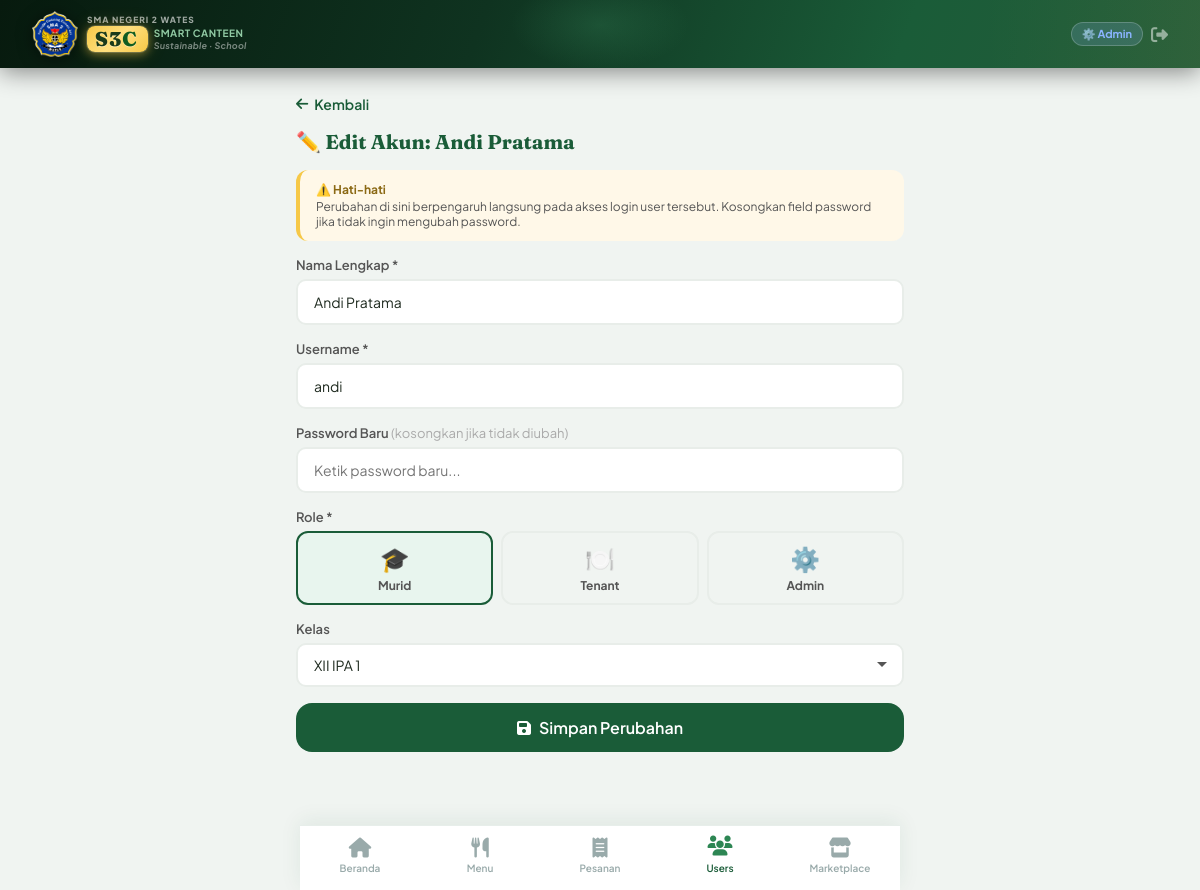
/admin/user/edit/4 (signed in), run on the app's committed database.
### tables this page shows
CREATE TABLE users (
            id INTEGER PRIMARY KEY AUTOINCREMENT,
            name TEXT NOT NULL, username TEXT UNIQUE NOT NULL,
            password TEXT NOT NULL, role TEXT NOT NULL,
            kelas TEXT, tenant_name TEXT, photo TEXT,
            created_at TEXT DEFAULT (datetime('now'))
        );

### app.py (the view, shortened to what this page needs)
@app.route('/admin/user/edit/<int:user_id>', methods=['GET','POST'])
def admin_edit_user(user_id):
    if 'user_id' not in session or session['role'] != 'admin': return redirect(url_for('login'))
    user = query_db('SELECT * FROM users WHERE id=?',[user_id],one=True)
    if not user: return redirect(url_for('admin_users'))
    return render_template('admin/user_form.html', user=user)

### app.py (called while the page is built)
def get_db():
    db = getattr(g, '_database', None)
    if db is None:
        db = g._database = sqlite3.connect(DATABASE)
        db.row_factory = sqlite3.Row
        db.execute("PRAGMA foreign_keys = ON")
    return db

@app.teardown_appcontext
def close_connection(exc):
    db = getattr(g, '_database', None)
    if db: db.close()

def query_db(q, args=(), one=False, commit=False):
    db = get_db()
    cur = db.execute(q, args)
    if commit:
        db.commit()
        return cur.lastrowid
    rv = cur.fetchall()
    return (rv[0] if rv else None) if one else rv

### templates/admin/user_form.html (shortened to what this page needs)
{% extends 'base.html' %}
{% block content %}
<div style="padding:16px 16px 0;">
    <a href="{{ url_for('admin_users') }}" style="display:inline-flex;align-items:center;gap:6px;color:#1a5c38;font-size:14px;font-weight:600;text-decoration:none;">
        <i class="fas fa-arrow-left"></i> Kembali
    </a>
</div>
<div style="padding:16px;">
    <div style="font-family:'Fraunces',serif;font-size:20px;font-weight:700;color:#1a5c38;margin-bottom:16px;">
        ✏️ Edit Akun: {{ user.name }}
    </div>
    <div style="background:#fff8e8;border-radius:12px;padding:12px 16px;margin-bottom:16px;border-left:4px solid #f6c847;">
        <div style="font-size:12px;font-weight:700;color:#8b6914;margin-bottom:2px;">⚠️ Hati-hati</div>
        <div style="font-size:12px;color:#555;">Perubahan di sini berpengaruh langsung pada akses login user tersebut. Kosongkan field password jika tidak ingin mengubah password.</div>
    </div>
    <form method="POST">
        <div class="form-group">
            <label class="form-label">Nama Lengkap *</label>
            <input type="text" name="name" class="form-control" value="{{ user.name }}" required>
        </div>
        <div class="form-group">
            <label class="form-label">Username *</label>
            <input type="text" name="username" class="form-control" value="{{ user.username }}" required>
        </div>
        <div class="form-group">
            <label class="form-label">Password Baru <span style="color:#aaa;font-weight:400;">(kosongkan jika tidak diubah)</span></label>
            <input type="password" name="password" class="form-control" placeholder="Ketik password baru...">
        </div>
        <div class="form-group">
            <label class="form-label">Role *</label>
            <div style="display:grid;grid-template-columns:1fr 1fr 1fr;gap:8px;margin-top:4px;">
                {% for r,label,emoji in [('student','Murid','🎓'),('tenant','Tenant','🍽️'),('admin','Admin','⚙️')] %}
                <label style="cursor:pointer;text-align:center;">
                    <div class="role-opt" style="border:2px solid #e8ede9;border-radius:12px;padding:10px 6px;transition:all .2s;{% if user.role==r %}border-color:#1a5c38;background:#e8f5ee;{% endif %}">
                        <div style="font-size:24px;">{{ emoji }}</div>
                        <div style="font-size:12px;font-weight:700;color:#555;margin-top:4px;">{{ label }}</div>
                    </div>
                </label>
                {% endfor %}
            </div>
        </div>
        <div id="kelas_field" class="form-group" style="{% if user.role != 'student' %}display:none;{% endif %}">
            <label class="form-label">Kelas</label>
            <select name="kelas" class="form-control">
                {% for k in ['X IPA 1','X IPA 2','X IPS 1','X IPS 2','XI IPA 1','XI IPA 2','XI IPS 1','XI IPS 2','XII IPA 1','XII IPA 2','XII IPS 1','XII IPS 2'] %}
                <option {% if user.kelas==k %}selected{% endif %}>{{ k }}</option>
                {% endfor %}
            </select>
        </div>
        <button type="submit" class="btn btn-primary btn-block btn-lg"><i class="fas fa-save"></i> Simpan Perubahan</button>
    </form>
</div>
{% endblock %}

### templates/base.html (style rules this page uses)
:root { --forest: #1a5c38; --leaf: #2d8653; --sage: #4caf78; --mint: #a8e6bc; --foam: #e8f5ee; --earth: #8b6914; --clay: #c4956a; --sand: #f5e6d3; --cream: #fdfaf6; --bark: #4a3728; --charcoal: #1e2a1f; --mist: #f0f4f1; --white: #ffffff; --danger: #e05252; --warning: #e8a020; --info: #3a8fd4; --shadow-sm: 0 2px 8px rgba(26,92,56,0.08); --shadow-md: 0 4px 20px rgba(26,92,56,0.12); --shadow-lg: 0 8px 40px rgba(26,92,56,0.16); --radius: 16px; --radius-sm: 10px; --radius-lg: 24px; }
* { margin: 0; padding: 0; box-sizing: border-box; }
html { scroll-behavior: auto; }
body { font-family: 'Plus Jakarta Sans', sans-serif; background: var(--mist); color: var(--charcoal); min-height: 100vh; padding-bottom: 90px; }
.btn { display: inline-flex; align-items: center; gap: 8px; padding: 10px 20px; border-radius: var(--radius-sm); font-family: inherit; font-size: 14px; font-weight: 600; border: none; cursor: pointer; text-decoration: none; transition: all 0.2s; }
.btn-primary { background: var(--forest); color: white; }
.btn-lg { padding: 14px 28px; font-size: 16px; border-radius: var(--radius); }
.btn-block { width: 100%; justify-content: center; }
.form-group { margin-bottom: 16px; }
.form-label { display: block; font-size: 13px; font-weight: 600; color: #555; margin-bottom: 6px; }
.form-control { width: 100%; padding: 12px 16px; border-radius: var(--radius-sm); border: 2px solid #e8ede9; background: var(--white); font-family: inherit; font-size: 14px; color: var(--charcoal); transition: all 0.2s; }
select.form-control { appearance: none; background-repeat: no-repeat; background-position: right 14px center; }

### data on the page
users: name "Andi Pratama", username "andi", kelas "XII IPA 1"

### other printed values
{{ emoji }} "🎓" "🍽️" "⚙️"
{{ label }} "Murid" "Tenant" "Admin"
